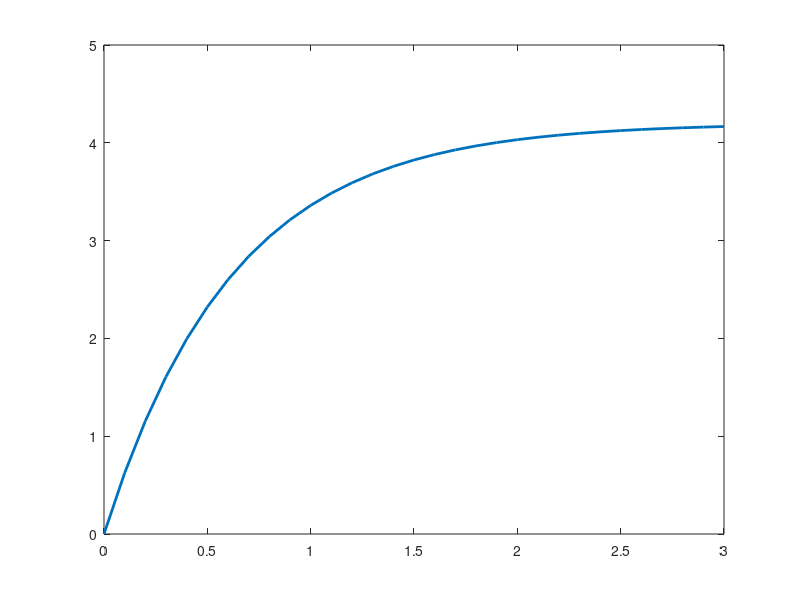

The MATLAB script that drew this image: (Note: this script raises an error after producing the figure.)
%modeling and optimizing a battery charging profile

%parameters 
Vmax = 4.2;
R=.07;
I = .52;
RC = 2237; %derived from the v(t) equation and used v(t) = 3.36 80% charged


% for step 2 using v(t) = vmax(1-e^(t/RC) to model battery over time

t_hours = 0:0.1:3; %found that it took 2.86 hours for battery to reach 99%
t_seconds = t_hours *3600;

V = Vmax *(1-exp(-t_seconds/RC));
figure(1);
plot(t_hours,V, 'LineWidth',2);
hold on 
yline(3.36,'--r', '80% charge') %took 1 hour
yline(4.2,'--g', '100% charge') %took 2.86 hour
xlabel('Time(Hours)')
ylabel('Voltage (V)')
title('Voltage Over time')
grid on;
hold off;

% step 3 finding voltage curve
dVdt= gradient(V,t_seconds);
figure(2);
plot(t_seconds,dVdt*1000,'LineWidth',2);
xlabel('Time (seconds)')
ylabel('dV/dt (mV/s)')
title('Rate of Voltage Change')
grid on;

%step 5 part 1 rate of voltage change at different intervals 

initial_rate = dVdt(1) *1000; 
mid_charge_time = 1*3600; %t = 1 hour
[~, mid_idx,] = min(abs(t_seconds-mid_charge_time));
mid_rate = dVdt(mid_idx) * 1000; %getting the rate

near_full_time = 2.5 * 3600; % t= 2.5 hours
[~,near_full_idx] = min(abs(t_seconds - near_full_time));
near_full_rate = dVdt(near_full_idx) * 1000;

fprintf('Initial dV/dt: %.4f mV/s\n', initial_rate);
fprintf('dV/dt at 1 hour: %.4f mV/s\n', mid_rate);
fprintf('dV/dt at 2.5 hours: %.4f mV/s\n', near_full_rate);
fprintf('The ')

%step 4 compute energy delievered 

P = V*I;

%cross validation 
energy_trap = trapz(t_seconds,P);
fprintf('Energy (trapz): %.2f J\n', energy_trap);

P_func = @(t) Vmax*I*(1-exp(-t/RC));
energy_integral= integral(P_func,0,3*3600);
fprintf('Energy(integral): %.2f J\n', energy_integral)


%step 5.2 time to reach 80% 10 100% charge
% Find time when V reaches 80% and 100% of Vmax
V_target_80 = 0.8 * Vmax;
V_target_100 = 0.99 * Vmax; % Practically, it never reaches 100%, so use 99%

[~, idx_80] = min(abs(V - V_target_80));
time_80_hours = t_seconds(idx_80) / 3600;

[~, idx_100] = min(abs(V - V_target_100));
time_100_hours = t_seconds(idx_100) / 3600;

fprintf('Time to reach 80%% charge: %.2f hours\n', time_80_hours);
fprintf('Time to reach 99%% charge: %.2f hours\n', time_100_hours);

%step 5.3 energy lost due to resistence



%isnt right fix this
%energy vs time
figure(4);
plot(t_hours, P, 'k-', 'LineWidth',2);
xlabel('Time(hours)')
ylabel('Power (W)')
title('Power Delivered vs Time')
grid on;



